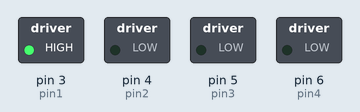
A sketch run on a simulated Arduino Uno, built with avr-gcc and run on an emulated ATmega328P. On the bench: switched loads named in the sketch (green lamp = pin HIGH).

Above: at 1.0 s.
At 2.5 s:
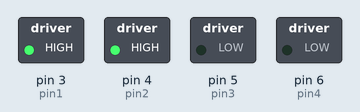
At 3.5 s:
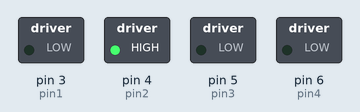
At 4.5 s:
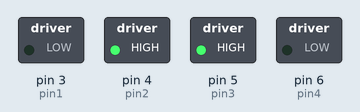
At 6.5 s:
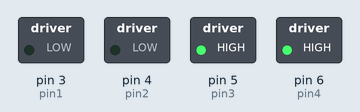
At 8.5 s:
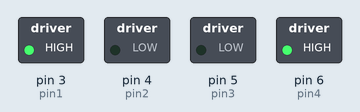
Timing chart, 0 to 10.4 s (numbered marks = the images above):
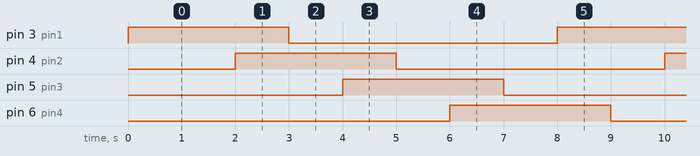

Measured:
- by itself, pin 3 (pin1), pin 4 (pin2), pin 5 (pin3), pin 6 (pin4): alternates HIGH for 3.0 s and LOW for 5.0 s
- by itself, everything shown: repeats every 8.0 s, in 8 steps

The sketch:

sketch_jul05a.ino
```cpp
int pin1 = 3;
int pin2 = 4;
int pin3 = 5;
int pin4 = 6;

void setup() {
  pinMode(pin1, OUTPUT);
  pinMode(pin2, OUTPUT);
  pinMode(pin3, OUTPUT);
  pinMode(pin4, OUTPUT);
}

void loop() {
 motor1();
}

void motor1(){
  digitalWrite(pin1,HIGH);
  delay(1000);
  digitalWrite(pin4,LOW);
  delay(1000);
  digitalWrite(pin2,HIGH);
  delay(1000);
  digitalWrite(pin1,LOW);
  delay(1000);
  digitalWrite(pin3,HIGH);
  delay(1000);
  digitalWrite(pin2,LOW);
  delay(1000);
  digitalWrite(pin4,HIGH);
  delay(1000);
  digitalWrite(pin3,LOW);
  delay(1000);
  digitalWrite(pin1,HIGH);
}

/* void motor1(){
   digitalWrite(pin1,HIGH);
   delay(1000);
   digitalWrite(pin4,LOW);
   delay(1000);
   digitalWrite(pin2,HIGH);
   delay(1000);
   digitalWrite(pin1,LOW);
   delay(1000);
   digitalWrite(pin3,HIGH);
   delay(1000);
   digitalWrite(pin2,LOW);
   delay(1000);
   digitalWrite(pin4,HIGH);
   delay(1000);
   digitalWrite(pin3,LOW);
   delay(1000);
   digitalWrite(pin1,HIGH);
    }

 */
```
